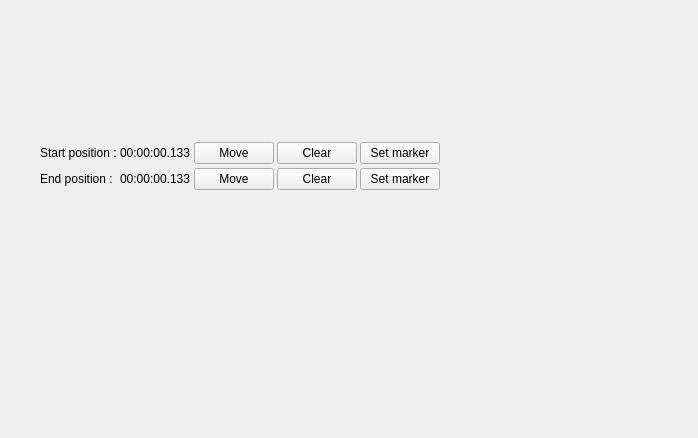
<?xml version="1.0" encoding="UTF-8"?>
<ui version="4.0">
 <class>MovieOptions</class>
 <widget class="QWidget" name="MovieOptions">
  <property name="geometry">
   <rect>
    <x>0</x>
    <y>0</y>
    <width>698</width>
    <height>438</height>
   </rect>
  </property>
  <property name="windowTitle">
   <string>Form</string>
  </property>
  <widget class="QWidget" name="horizontalLayoutWidget_2">
   <property name="geometry">
    <rect>
     <x>40</x>
     <y>140</y>
     <width>499</width>
     <height>52</height>
    </rect>
   </property>
   <layout class="QHBoxLayout" name="horizontalLayout_3">
    <property name="spacing">
     <number>0</number>
    </property>
    <item>
     <widget class="QWidget" name="verticalWidget_2" native="true">
      <property name="minimumSize">
       <size>
        <width>400</width>
        <height>50</height>
       </size>
      </property>
      <property name="maximumSize">
       <size>
        <width>400</width>
        <height>200</height>
       </size>
      </property>
      <layout class="QVBoxLayout" name="verticalLayout_2">
       <property name="spacing">
        <number>0</number>
       </property>
       <property name="sizeConstraint">
        <enum>QLayout::SetDefaultConstraint</enum>
       </property>
       <property name="leftMargin">
        <number>0</number>
       </property>
       <property name="topMargin">
        <number>0</number>
       </property>
       <property name="rightMargin">
        <number>0</number>
       </property>
       <property name="bottomMargin">
        <number>0</number>
       </property>
       <item>
        <widget class="QWidget" name="marker1" native="true">
         <property name="minimumSize">
          <size>
           <width>0</width>
           <height>0</height>
          </size>
         </property>
         <property name="maximumSize">
          <size>
           <width>1000</width>
           <height>50</height>
          </size>
         </property>
         <layout class="QHBoxLayout" name="horizontalLayout">
          <property name="spacing">
           <number>3</number>
          </property>
          <property name="leftMargin">
           <number>0</number>
          </property>
          <property name="topMargin">
           <number>0</number>
          </property>
          <property name="rightMargin">
           <number>0</number>
          </property>
          <property name="bottomMargin">
           <number>0</number>
          </property>
          <item>
           <widget class="QLabel" name="label_start">
            <property name="text">
             <string>Start position :</string>
            </property>
           </widget>
          </item>
          <item>
           <spacer name="horizontalSpacer">
            <property name="orientation">
             <enum>Qt::Horizontal</enum>
            </property>
            <property name="sizeHint" stdset="0">
             <size>
              <width>40</width>
              <height>20</height>
             </size>
            </property>
           </spacer>
          </item>
          <item>
           <widget class="QLabel" name="label_startTime">
            <property name="text">
             <string>00:00:00.133</string>
            </property>
           </widget>
          </item>
          <item>
           <widget class="QPushButton" name="pushButton_move1">
            <property name="text">
             <string>Move</string>
            </property>
           </widget>
          </item>
          <item>
           <widget class="QPushButton" name="pushButton_clear1">
            <property name="text">
             <string>Clear</string>
            </property>
           </widget>
          </item>
          <item>
           <widget class="QPushButton" name="pushButton_setMarker">
            <property name="text">
             <string>Set marker</string>
            </property>
           </widget>
          </item>
         </layout>
        </widget>
       </item>
       <item>
        <widget class="QWidget" name="marker2" native="true">
         <property name="minimumSize">
          <size>
           <width>0</width>
           <height>0</height>
          </size>
         </property>
         <property name="maximumSize">
          <size>
           <width>1000</width>
           <height>50</height>
          </size>
         </property>
         <layout class="QHBoxLayout" name="horizontalLayout_2">
          <property name="spacing">
           <number>3</number>
          </property>
          <property name="leftMargin">
           <number>0</number>
          </property>
          <property name="topMargin">
           <number>0</number>
          </property>
          <property name="rightMargin">
           <number>0</number>
          </property>
          <property name="bottomMargin">
           <number>0</number>
          </property>
          <item>
           <widget class="QLabel" name="label_end">
            <property name="text">
             <string>End position :</string>
            </property>
           </widget>
          </item>
          <item>
           <spacer name="horizontalSpacer_2">
            <property name="orientation">
             <enum>Qt::Horizontal</enum>
            </property>
            <property name="sizeHint" stdset="0">
             <size>
              <width>40</width>
              <height>20</height>
             </size>
            </property>
           </spacer>
          </item>
          <item>
           <widget class="QLabel" name="label_endTime">
            <property name="text">
             <string>00:00:00.133</string>
            </property>
           </widget>
          </item>
          <item>
           <widget class="QPushButton" name="pushButton_move2">
            <property name="text">
             <string>Move</string>
            </property>
           </widget>
          </item>
          <item>
           <widget class="QPushButton" name="pushButton_clear2">
            <property name="text">
             <string>Clear</string>
            </property>
           </widget>
          </item>
          <item>
           <widget class="QPushButton" name="pushButton_setMarker2">
            <property name="text">
             <string>Set marker</string>
            </property>
           </widget>
          </item>
         </layout>
        </widget>
       </item>
      </layout>
     </widget>
    </item>
    <item>
     <spacer name="horizontalSpacer_4">
      <property name="orientation">
       <enum>Qt::Horizontal</enum>
      </property>
      <property name="sizeHint" stdset="0">
       <size>
        <width>40</width>
        <height>20</height>
       </size>
      </property>
     </spacer>
    </item>
   </layout>
  </widget>
 </widget>
 <resources/>
 <connections/>
</ui>
